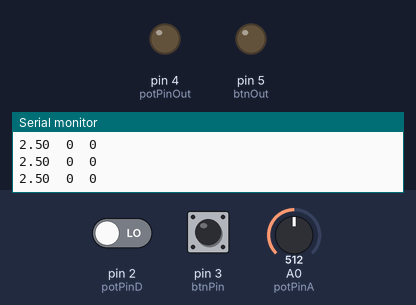
This sketch was run on a simulated Arduino Uno, built with avr-gcc and run on an emulated ATmega328P. Parts: output pins drawn as LEDs (lit = HIGH), the last lines printed to the serial monitor. The test bench sets the inputs (shaded band); at power-on: pin 2 (potPinD) LOW, pin 3 (btnPin) LOW, A0 (potPinA) = 512.

Above: at 1.2 s.
1.3 s: pin 2 (potPinD) driven HIGH
At 1.6 s:
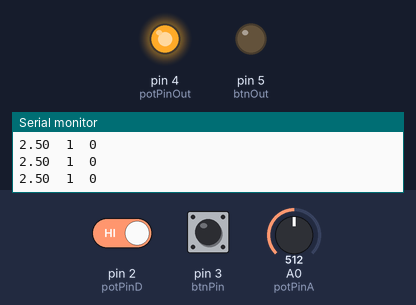
2.8 s: pin 3 (btnPin) pulled HIGH for 0.15 s
At 2.88 s:
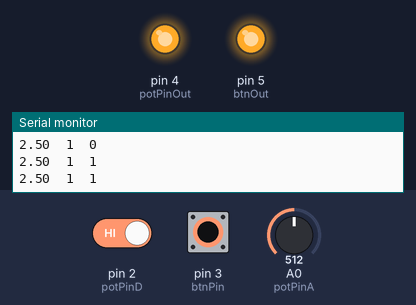
4.4 s: pin 3 (btnPin) pulled HIGH for 3.2 s
At 8.8 s:
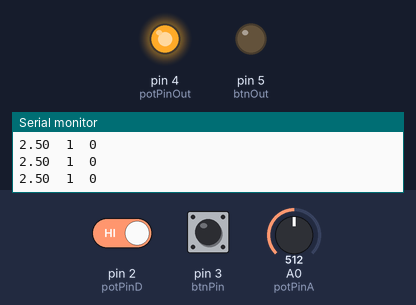
10.6 s: pin 2 (potPinD) driven LOW
At 11.0 s:
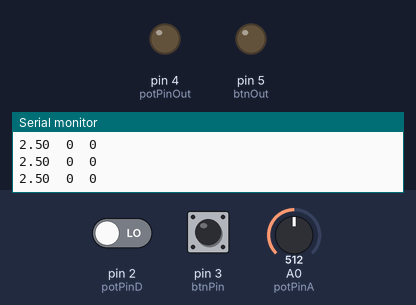
12.1 s: pin 3 (btnPin) pulled HIGH for 1 s
At 12.4 s:
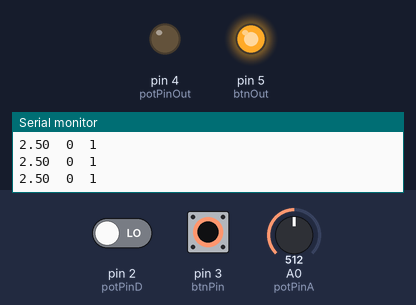
Timing chart, 0 to 15.1 s (numbered marks = the images above; inputs shaded):
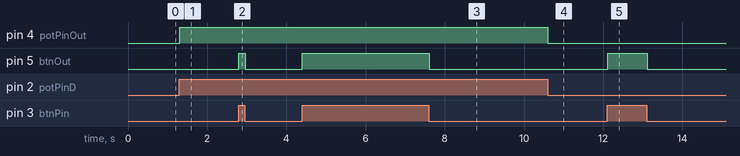

The sketch:

ttlVisualizer.ino
```cpp
// Declare my pins in a nice readable way. This works as long as the variables are seperated by commas and the statement ends with a semicolon
int potPinA = A0,
    potPinD = 2,
    potPinOut = 4,
    btnPin = 3,
    btnOut = 5;

// Standard variable declaration
float railVoltage = 5.00;

void setup() {
  // Setup serial port at 9600 baud
  Serial.begin(9600);

  // Declare what pins are inputs and outputs
  // Pot pins
  pinMode(potPinA, INPUT);
  pinMode(potPinD, INPUT);
  pinMode(potPinOut, OUTPUT);

  // Button pins
  pinMode(btnPin, INPUT);
  pinMode(btnOut, OUTPUT);
}


// This loop uses a couple custom functions defined below the loop function.
// These help to simplify program functionality and readability.
// Since these functions are defined below the loop function, their names and content can be changed as long as they are referred to using the correct capital sensitive name
void loop() {
    // Take an averaged the potentiometer output from the analog pin, calculate to voltage and display. Follow up by printing a "tab" character to visually organize the data when it shows up in a serial monitor.
    Serial.print( calcVolt( averageAnalogRead( potPinA ) ), 2 );
    Serial.print('\t');

    // Read the potentiometer output from a digital pin, and light its led
    Serial.print( digitalRead(potPinD) );
    digitalWrite(potPinOut, digitalRead(potPinD) );
    Serial.print('\t');

    // Read the button from a digital pin, and light its led.
    Serial.print( digitalRead(btnPin) );
    digitalWrite(btnOut, digitalRead(btnPin) );
    Serial.println();
}


// Convert "analog to digital" value to voltage
float calcVolt(int adcLvl){
    return (railVoltage / 1023) * adcLvl;
}


//Takes an average of readings on a given pin
//Returns the average
int averageAnalogRead(int pinToRead){
  byte numberOfReadings = 8;
  unsigned int runningValue = 0;

  for(int x = 0 ; x < numberOfReadings ; x++)
    runningValue += analogRead(pinToRead);
  runningValue /= numberOfReadings;

  return(runningValue);
}
```

Measured:
- after the input at 1.3 s, pin 4 (potPinOut): LOW → HIGH at once
- after the input at 2.8 s, pin 5 (btnOut): LOW → HIGH at once, → LOW 0.16 s later
- after the input at 4.4 s, pin 5 (btnOut): LOW → HIGH at once, → LOW 3.2 s later
- after the input at 10.6 s, pin 4 (potPinOut): HIGH → LOW at once
- after the input at 12.1 s, pin 5 (btnOut): LOW → HIGH at once, → LOW 1.0 s later
